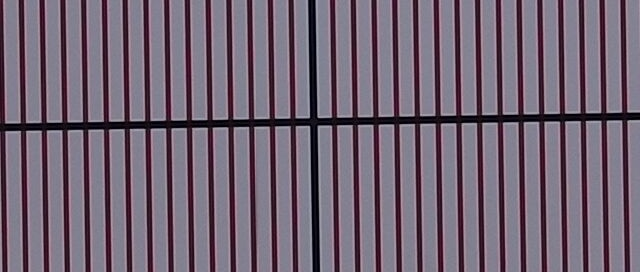
#> input picture opencv/toolbar/2.5_.jpg, 640 x 272 px, found by its file name
$ python diagram.py
#> lines starting #> are read from the running program, lines starting #| are printed output that depends on the picture
#> further down, img is the input picture: shape (272, 640, 3); mean B, G, R 116.5, 100.9, 114.7
import cv2
import os
import numpy as np


def calcAndDrawHist(image, color):
    hist = cv2.calcHist([image], [0], None, [256], [0.0, 255.0])
    minVal, maxVal, minLoc, maxLoc = cv2.minMaxLoc(hist)
    histImg = np.zeros([256, 256, 3], np.uint8)
    hpt = int(0.9 * 256)

    for h in range(256):
        intensity = int(hist[h]*hpt/maxVal)
        cv2.line(histImg, (h, 256), (h, 256-intensity), color)
    return histImg


def show_rgb_hist(image):
    b, g, r = cv2.split(image)
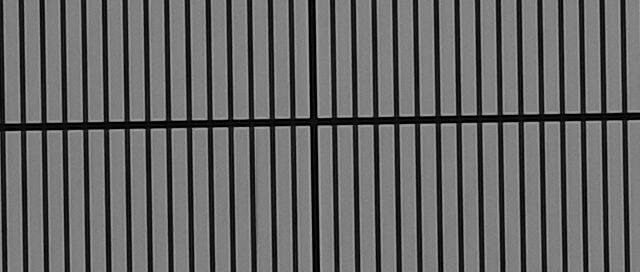
#> g: shape (272, 640); min 0, max 169, mean 100.9
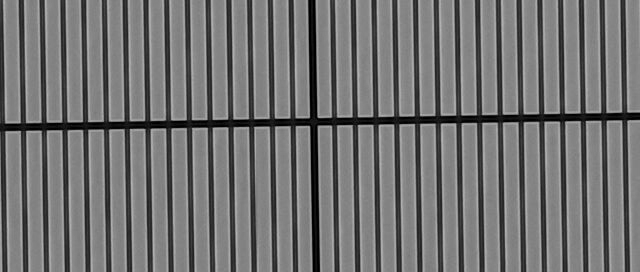
#> r: shape (272, 640); min 0, max 182, mean 114.7

    histImgB = calcAndDrawHist(b, [255, 0, 0])
#> in calcAndDrawHist, `hist = cv2.calcHist([image], [0], None, [256], [0.0, 255.0])`: hist = 256 values, max 12159 at index 144, min 0 at index 0, mean 680
#> in calcAndDrawHist, `minVal, maxVal, minLoc, maxLoc = cv2.minMaxLoc(hist)`: minVal = 0; maxVal = 12159; minLoc = (0, 0); maxLoc = (0, 144)
#> the loop in calcAndDrawHist, `for h in range(256):` made 256 passes
#> intensity on passes 1 to 3: 0, 0, 0
#> after the loop in calcAndDrawHist, `for h in range(256):`:
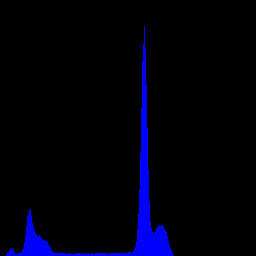
#> histImg: shape (256, 256, 3); mean of channels 0, 1, 2 12.5, 0, 0; drawn as B, G, R
    histImgG = calcAndDrawHist(g, [0, 255, 0])
#> in calcAndDrawHist (call 2), `hist = cv2.calcHist([image], [0], None, [256], [0.0, 255.0])`: hist = 256 values, max 13601 at index 128, min 0 at index 167, mean 680
#> in calcAndDrawHist (call 2), `minVal, maxVal, minLoc, maxLoc = cv2.minMaxLoc(hist)`: maxVal = 13601; minLoc = (0, 167); maxLoc = (0, 128)
#> the loop in calcAndDrawHist (call 2), `for h in range(256):` made 256 passes
#> intensity on passes 1 to 3: 31, 7, 3
#> after the loop in calcAndDrawHist (call 2), `for h in range(256):`:
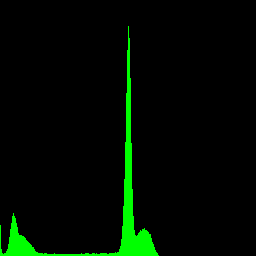
#> histImg: shape (256, 256, 3); mean of channels 0, 1, 2 0, 11.1, 0; drawn as B, G, R
    histImgR = calcAndDrawHist(r, [0, 0, 255])
#> in calcAndDrawHist (call 3), `hist = cv2.calcHist([image], [0], None, [256], [0.0, 255.0])`: hist = 256 values, max 10388 at index 131, min 0 at index 183, mean 680
#> in calcAndDrawHist (call 3), `minVal, maxVal, minLoc, maxLoc = cv2.minMaxLoc(hist)`: maxVal = 10388; minLoc = (0, 183); maxLoc = (0, 131)
#> the loop in calcAndDrawHist (call 3), `for h in range(256):` made 256 passes
#> intensity on passes 1 to 3: 12, 10, 8
#> after the loop in calcAndDrawHist (call 3), `for h in range(256):`:
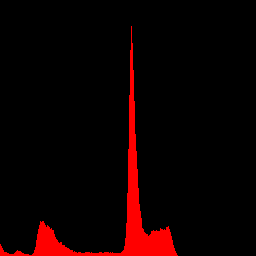
#> histImg: shape (256, 256, 3); mean of channels 0, 1, 2 0, 0, 14.7; drawn as B, G, R

    cv2.imshow("histImgB", histImgB)
    cv2.imshow("histImgG", histImgG)
    cv2.imshow("histImgR", histImgR)
    cv2.imshow("Img", img)
    cv2.waitKey(0)
    cv2.destroyAllWindows()


if __name__ == '__main__':

    folder_path = os.path.dirname(os.path.abspath(__file__))
    # img_path = os.path.join(folder_path, "30.0.jpg")
    img_path = os.path.join(folder_path, "..", r"toolbar\2.5_.jpg")
    img = cv2.imread(img_path)
    show_rgb_hist(img)
